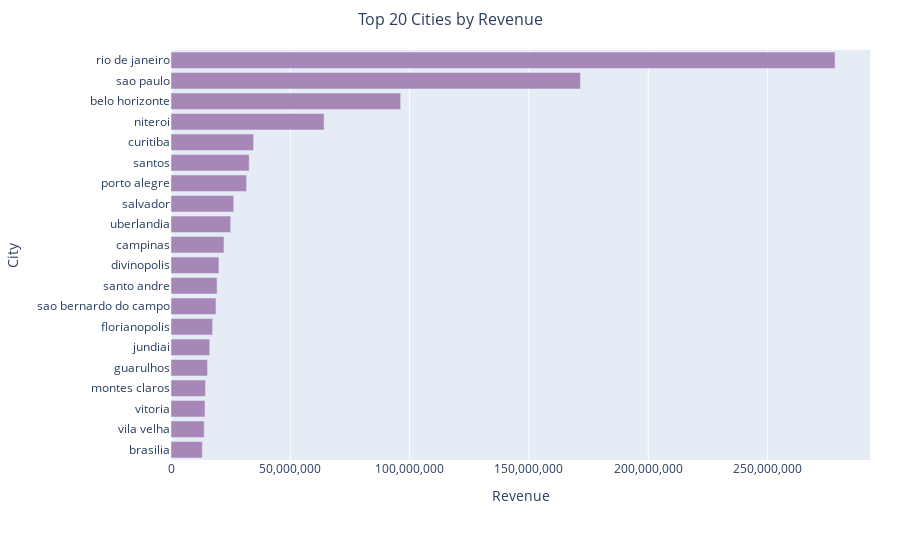

This figure's notebook cell:
### Code cell
city_revenue = tab1.groupby('customer_city')['price'].sum().sort_values(ascending=False).head(20)

fig = px.bar(city_revenue,
             x=city_revenue.values,
             y=city_revenue.index,
             labels={'x': 'Revenue', 'y': 'City'},
             title='Top 20 Cities by Revenue',
             color_discrete_sequence=['#a687b7'])  

fig.update_layout(
    xaxis_title='Revenue',
    yaxis_title='City',
    xaxis_tickformat=',.0f',  
    title_x=0.5, 
    title_font=dict(size=16),
    margin=dict(l=100, r=30, t=50, b=100),  
    yaxis=dict(autorange='reversed'),  
)


fig.show()

### Figure 1 — Plotly figure (JSON) as saved in the notebook; plotly's stock layout.template omitted (floating-point values rounded to 4 significant figures)
{"data": [{"alignmentgroup": "True", "hovertemplate": "Revenue=%{x}<br>customer_city=%{y}<extra></extra>", "legendgroup": "", "marker": {"color": "#a687b7", "pattern": {"shape": ""}}, "name": "", "offsetgroup": "", "orientation": "h", "showlegend": false, "textposition": "auto", "type": "bar", "x": [278300000.0, 171600000.0, 96250000.0, 64140000.0, 34610000.0, 32760000.0, 31700000.0, 26280000.0, 25020000.0, 22190000.0, 20090000.0, 19310000.0, 18840000.0, 17440000.0, 16230000.0, 15310000.0, 14430000.0, 14250000.0, 13920000.0, 13140000.0], "xaxis": "x", "y": ["rio de janeiro", "sao paulo", "belo horizonte", "niteroi", "curitiba", "santos", "porto alegre", "salvador", "uberlandia", "campinas", "divinopolis", "santo andre", "sao bernardo do campo", "florianopolis", "jundiai", "guarulhos", "montes claros", "vitoria", "vila velha", "brasilia"], "yaxis": "y"}], "layout": {"barmode": "relative", "legend": {"tracegroupgap": 0}, "margin": {"b": 100, "l": 100, "r": 30, "t": 50}, "title": {"font": {"size": 16}, "text": "Top 20 Cities by Revenue", "x": 0.5}, "xaxis": {"anchor": "y", "domain": [0, 1], "tickformat": ",.0f", "title": {"text": "Revenue"}}, "yaxis": {"anchor": "x", "autorange": "reversed", "domain": [0, 1], "title": {"text": "City"}}}}
